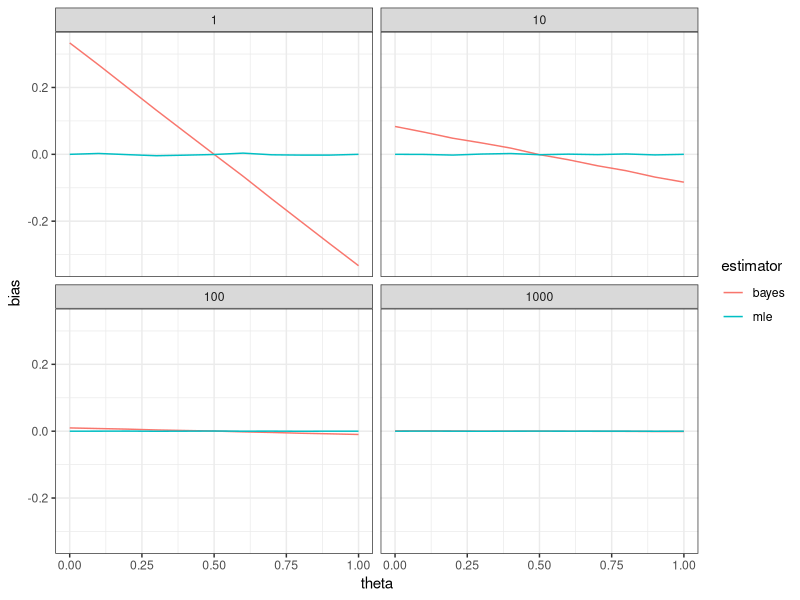
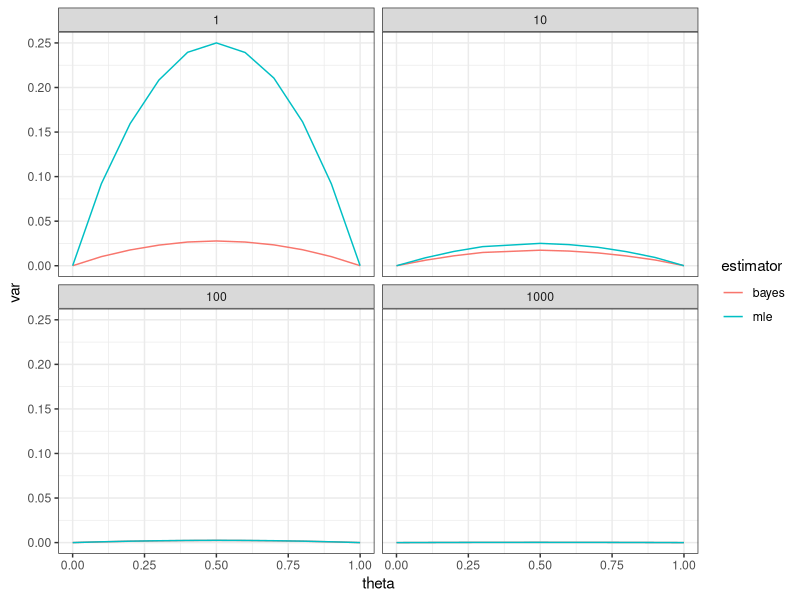
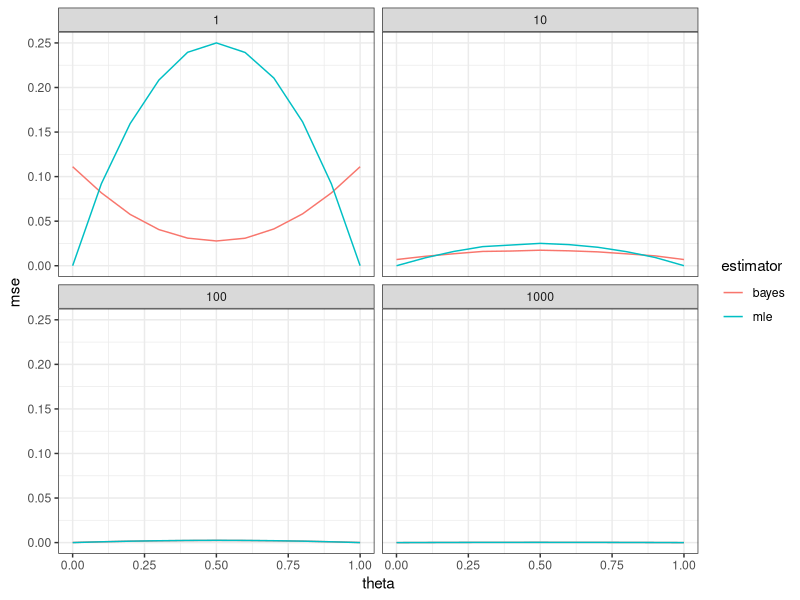
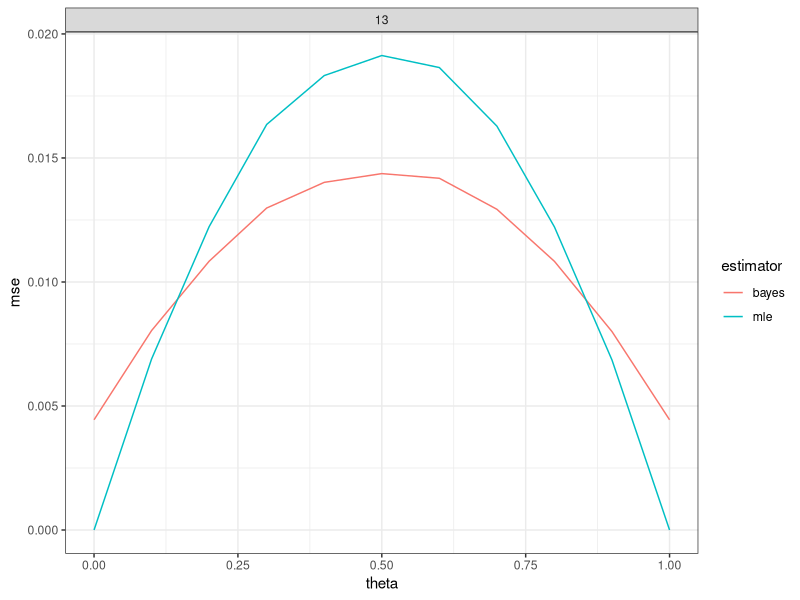
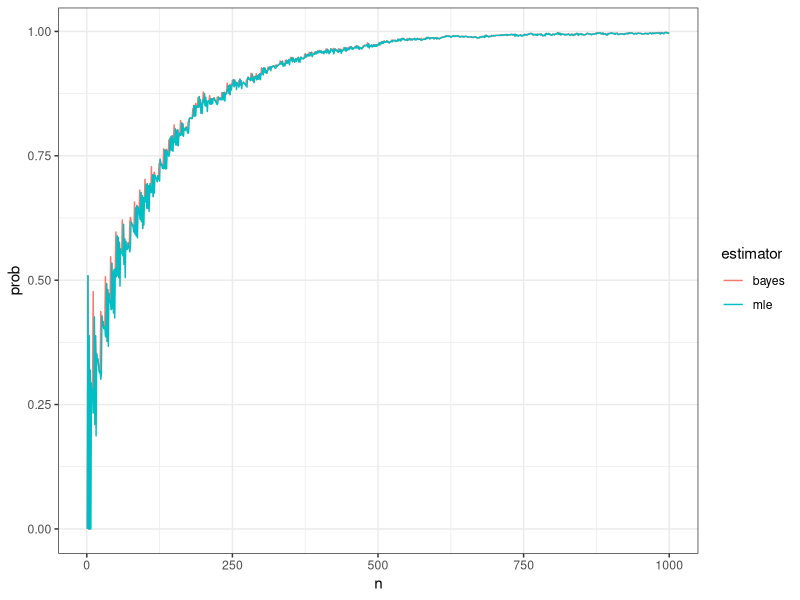
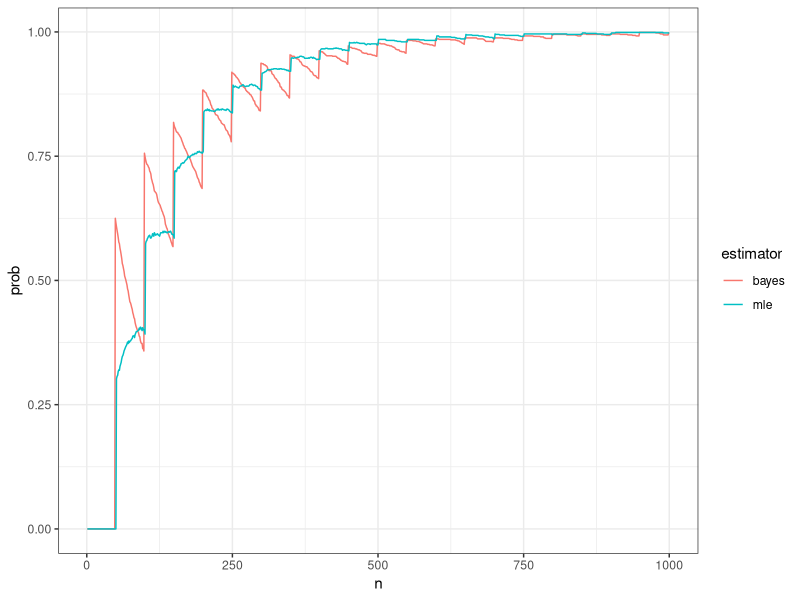
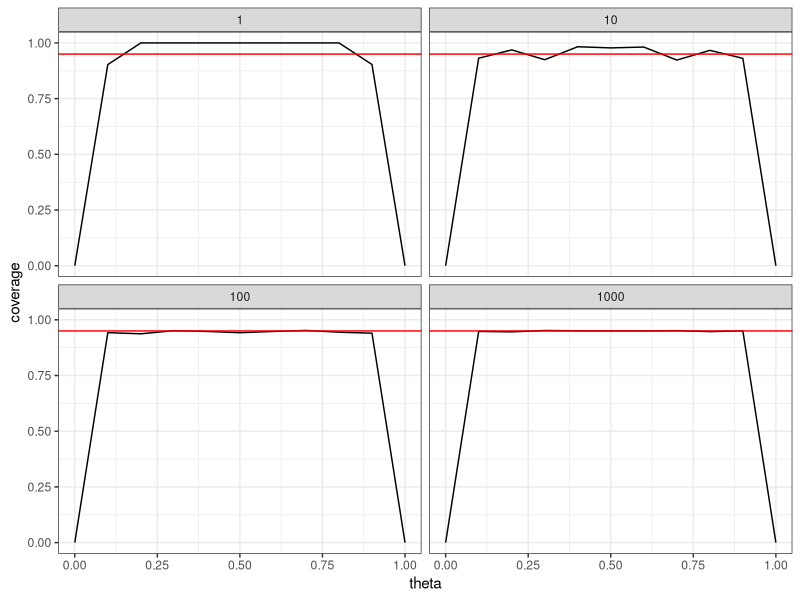
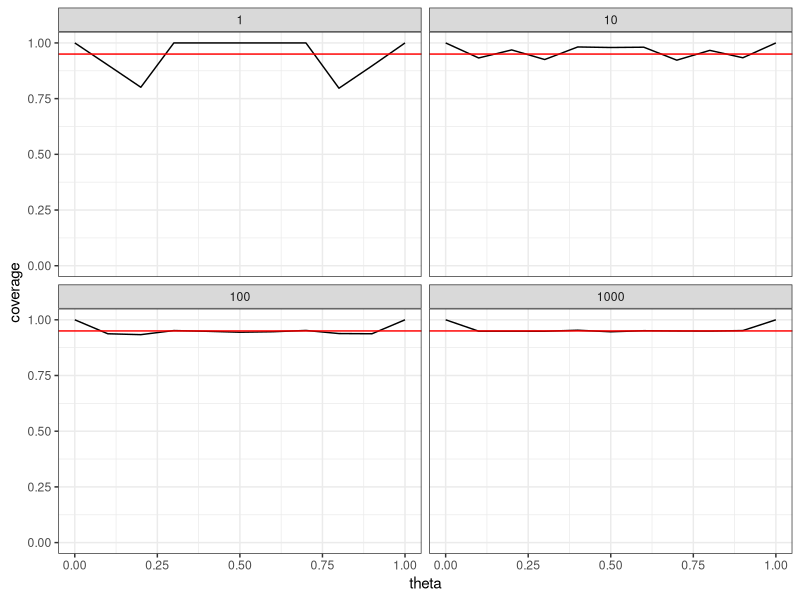

Write R code to recreate these figures, in order. (Note: this script raises an error after producing the figures.)
## ---- chunk 1
n <- 22
y <- 15
(mle <- y/n)
## ---- chunk 2
a <- b <- 1
(bayes <- (a+y)/(a+b+n))
## ---- chunk 3
qbeta(c(.025,.975), a+y, b+n-y)
## ---- chunk 4
n <- 222
y <- 135
(mle <- y/n)
(bayes <- (a+y)/(a+b+n))
qbeta(c(.05,.95), a+y, b+n-y) 
## ---- chunk 5
n <- 10
theta <- 0.5

n_reps <- 1e4
mle <- numeric(n_reps)
bayes <- numeric(n_reps)

for (i in 1:n_reps) {
  y <- rbinom(1, size = n, prob = theta)
  mle[i] <- y/n
  bayes[i] <- (a+y)/(a+b+n)
}


mean(mle)  - theta # estimate of MLE bias
mean(bayes)- theta # estimate of Bayes bias
## ---- chunk 6
mean(mle  ) + c(-1,1)*qnorm(.975)*sd(mle  )/sqrt(length(mle  )) - theta
mean(bayes) + c(-1,1)*qnorm(.975)*sd(bayes)/sqrt(length(bayes)) - theta
## ---- chunk 7
y <- rbinom(n_reps, size = n, prob = theta)
mle   <- y/n
bayes <- (a+y)/(a+b+n)

mean(mle  ) + c(-1,1)*qnorm(.975)*sd(mle  )/sqrt(length(mle  )) - theta
mean(bayes) + c(-1,1)*qnorm(.975)*sd(bayes)/sqrt(length(bayes)) - theta
## ---- chunk 8
n <- 5
theta <- 0.2

y <- rbinom(n_reps, size = n, prob = theta)
mle   <- y/n
bayes <- (a+y)/(a+b+n)

mean(mle  ) + c(-1,1)*qnorm(.975)*sd(mle  )/sqrt(length(mle  )) - theta
mean(bayes) + c(-1,1)*qnorm(.975)*sd(bayes)/sqrt(length(bayes)) - theta
## ---- chunk 9
settings <- expand.grid(n = 10^(0:3),
                        theta = seq(0,1,by=0.1))
## ---- chunk 10
library("plyr")
## ---- chunk 11
sim_study <- ddply(settings, .(n, theta), function(x) {
  y     <- rbinom(1e4, size = x$n, prob = x$theta)
  mle   <- y/x$n
  bayes <- (a+y)/(a+b+x$n)
  
  d <- data.frame(
    estimator = c("mle", "bayes"),
    bias      = c(mean(mle), mean(bayes)) - x$theta,
    var       = c(var( mle), var( bayes)))
  
  # d$se    <- sqrt(d$var / x$n)
  # d$lower <- d$bias-qnorm(.975)*d$se
  # d$upper <- d$bias+qnorm(.975)*d$se
  
  return(d)
})
## ---- chunk 12
library("ggplot2")

ggplot(sim_study, aes(x=theta, y=bias, color=estimator)) +
  geom_line() +
  facet_wrap(~n) + 
  theme_bw()
## ---- chunk 13
library("ggplot2")

ggplot(sim_study, aes(x=theta, y=var, color=estimator)) +
  geom_line() +
  facet_wrap(~n) + 
  theme_bw()
## ---- chunk 14
sim_study$mse <- sim_study$var + sim_study$bias^2

ggplot(sim_study, aes(x=theta, y=mse, color=estimator)) +
  geom_line() +
  facet_wrap(~n) + 
  theme_bw()
## ---- chunk 15
settings <- expand.grid(n = 13,
                        theta = seq(0,1,by=0.1))

sim_study <- ddply(settings, .(n, theta), function(x) {
  y     <- rbinom(1e4, size = x$n, prob = x$theta)
  mle   <- y/x$n
  bayes <- (a+y)/(a+b+x$n)
  
  d <- data.frame(
    estimator = c("mle", "bayes"),
    bias      = c(mean(mle), mean(bayes)) - x$theta,
    var       = c(var( mle), var( bayes)))
  d$mse <- d$var + d$bias^2
  
  return(d)
})

ggplot(sim_study, aes(x=theta, y=mse, color=estimator)) +
  geom_line() +
  facet_wrap(~n) + # This line isn't necessary
  theme_bw()
## ---- chunk 16
theta = 0.51
n_max <- 1e3

d <- ddply(data.frame(rep=1:1e3), .(rep), function(x) {
  x <- rbinom(n_max, size = 1, prob = theta)
  
  mle <- bayes <- numeric(n_max)
  for (n in 1:n_max) {
    y <- sum(x[1:n])
    mle[n] <- y/n
    bayes[n] <- (a+y)/(a+b+n)
  }
  
  data.frame(n     = 1:n_max,
             mle   = mle,
             bayes = bayes)
})

epsilon <- 0.05
sum <- ddply(d, .(n), function(x) {
  data.frame(estimator = c("mle","bayes"),
             prob = c(mean(abs(x$mle   - theta) < epsilon),
                      mean(abs(x$bayes - theta) < epsilon)))
})
## ---- chunk 17
ggplot(sum, aes(x=n, y=prob, color=estimator)) + 
  geom_line() +
  theme_bw() 
## ---- chunk 18
theta = 0.01
n_max <- 1e3

d <- ddply(data.frame(rep=1:1e3), .(rep), function(x) {
  x <- rbinom(n_max, size = 1, prob = theta)
  
  mle <- bayes <- numeric(n_max)
  for (n in 1:n_max) {
    y <- sum(x[1:n])
    mle[n] <- y/n
    bayes[n] <- (a+y)/(a+b+n)
  }
  
  data.frame(n     = 1:n_max,
             mle   = mle,
             bayes = bayes)
})

epsilon <- 0.01
sum <- ddply(d, .(n), function(x) {
  data.frame(estimator = c("mle","bayes"),
             prob = c(mean(abs(x$mle   - theta) < epsilon),
                      mean(abs(x$bayes - theta) < epsilon)))
})

ggplot(sum, aes(x=n, y=prob, color=estimator)) + 
  geom_line() +
  theme_bw()
## ---- chunk 19
n <- 100
theta <- 0.5

n_reps <- 1e4
y <- rbinom(n_reps, size = n, prob = theta)

lower <- qbeta(.025, a+y, b+n-y)
upper <- qbeta(.975, a+y, b+n-y)

mean( lower < theta & theta < upper )
## ---- chunk 20
p <- mean( lower < theta & theta < upper)

p + c(-1,1)*qnorm(.975)*sqrt(p*(1-p)/n_reps)
## ---- chunk 21
n <- 10
theta <- 0.2

n_reps <- 1e4
y <- rbinom(n_reps, size = n, prob = theta)

lower <- qbeta(.025, a+y, b+n-y)
upper <- qbeta(.975, a+y, b+n-y)

(p <- mean( lower < theta & theta < upper))

p + c(-1,1)*qnorm(.975)*sqrt(p*(1-p)/n_reps)
## ---- chunk 22
settings <- expand.grid(n = 10^(0:3),
                        theta = seq(0,1,by=0.1))

sim_study <- ddply(settings, .(n, theta), function(x) {
  y     <- rbinom(1e4, size = x$n, prob = x$theta)
  mle   <- y/x$n
  bayes <- (a+y)/(a+b+x$n)
  
  lower <- qbeta(.025, a+y, b+x$n-y)
  upper <- qbeta(.975, a+y, b+x$n-y)
  
  data.frame(coverage = mean( lower <= x$theta & x$theta <= upper))
})
## ---- chunk 23
ggplot(sim_study, aes(x=theta, y=coverage)) +
  geom_line() +
  facet_wrap(~n) + 
  geom_hline(yintercept = 0.95, color = "red") +
  ylim(0,1) + 
  theme_bw()
## ---- chunk 24
sim_study <- ddply(settings, .(n, theta), function(x) {
  y     <- rbinom(1e4, size = x$n, prob = x$theta)
  mle   <- y/x$n
  bayes <- (a+y)/(a+b+x$n)
  
  lower <- qbeta(.025, a+y, b+x$n-y)
  upper <- qbeta(.975, a+y, b+x$n-y)
  
  # Fix intervals when y=0
  lower[y==0] <- 0
  upper[y==0] <- qbeta(.95, a+0, b+x$n-0)
  
  # Fix intervals when y=n
  upper[y==x$n] <- 1
  lower[y==x$n] <- qbeta(.05, a+x$n, b+x$n-x$n)
  
  data.frame(coverage = mean( lower <= x$theta & x$theta <= upper))
})
## ---- chunk 25
ggplot(sim_study, aes(x=theta, y=coverage)) +
  geom_line() +
  facet_wrap(~n) + 
  geom_hline(yintercept = 0.95, color = "red") +
  ylim(0,1) + 
  theme_bw()
## ---- chunk 26
a <- b <- 0.5
sim_study <- ddply(settings, .(n, theta), function(x) {
  y     <- rbinom(1e4, size = x$n, prob = x$theta)
  mle   <- y/x$n
  bayes <- (a+y)/(a+b+x$n)
  
  lower <- qbeta(.025, a+y, b+x$n-y)
  upper <- qbeta(.975, a+y, b+x$n-y)
  
  # Fix intervals when y=0
  lower[y==0] <- 0
  upper[y==0] <- qbeta(.95, a+0, b+x$n-0)
  
  # Fix intervals when y=n
  upper[y==x$n] <- 1
  lower[y==x$n] <- qbeta(.05, a+x$n, b+x$n-x$n)
  
  data.frame(coverage = mean( lower <= x$theta & x$theta <= upper))
})

ggplot(sim_study, aes(x=theta, y=coverage)) +
  geom_line() +
  facet_wrap(~n) + 
  theme_bw()
## ---- chunk 27
knitr::knit("lab05.Rmd", tangle = TRUE)
